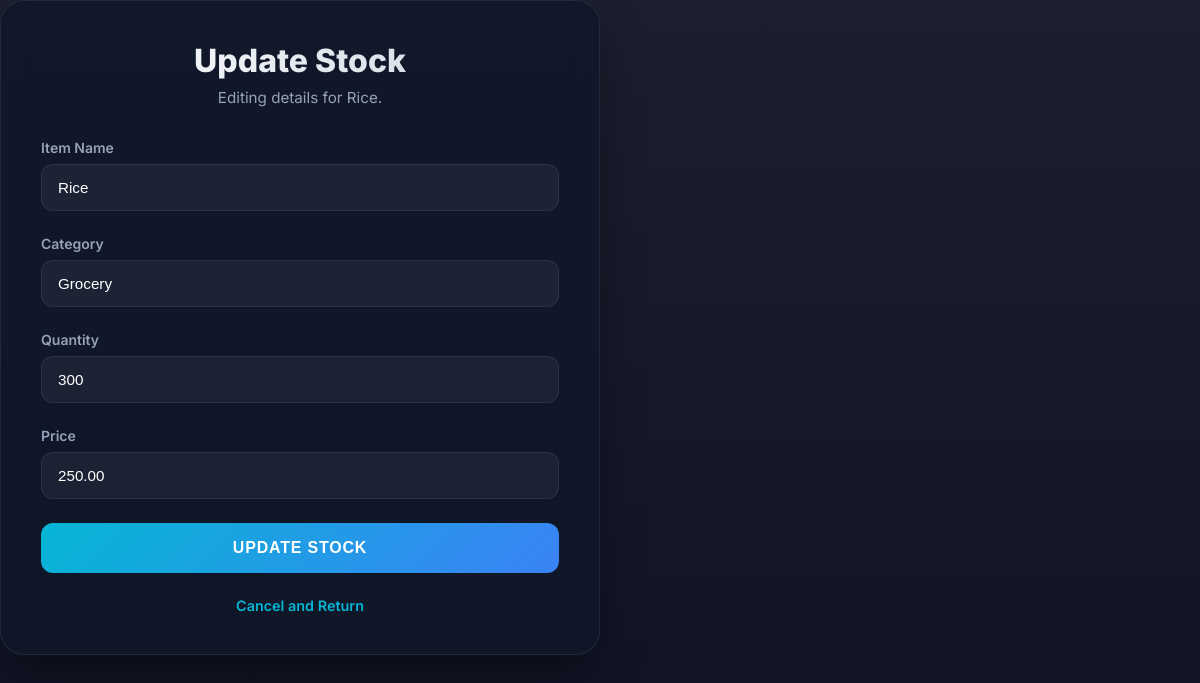
/stock/update/8/ (signed in), run on the app's committed database.
### my_app/models.py (models this page shows)
class Stock(models.Model):
    name = models.CharField(max_length=100)
    category = models.CharField(max_length=100)
    quantity = models.IntegerField(default=0)
    price = models.DecimalField(max_digits=10, decimal_places=2)
    last_updated = models.DateTimeField(auto_now=True)

### my_app/views.py (the view)
# urls.py: path('stock/update/<int:pk>/', views.update_stock, name='update_stock'),
@login_required
def update_stock(request, pk):
    stock = get_object_or_404(Stock, pk=pk)
    if request.method == 'POST':
        form = StockForm(request.POST, instance=stock)
        if form.is_valid():
            stock = form.save()
            messages.success(request, "Stock updated successfully!")
            if 0 < stock.quantity < 10:
                messages.warning(
                    request,
                    f"Note: {stock.name} is now in low stock ({stock.quantity} units)."
                )
            elif stock.quantity == 0:
                messages.error(
                    request,
                    f"Alert: {stock.name} is now out of stock!"
                )
            return redirect('dashboard')
    else:
        form = StockForm(instance=stock)
    return render(request, 'my_app/update_stock.html', {'form': form, 'stock': stock})

### my_app/forms.py
class StockForm(forms.ModelForm):
    class Meta:
        model = Stock
        fields = ['name', 'category', 'quantity', 'price']
        widgets = {
            'name': forms.TextInput(attrs={'class': 'form-control', 'placeholder': 'Item Name'}),
            'category': forms.TextInput(attrs={'class': 'form-control', 'placeholder': 'Category'}),
            'quantity': forms.NumberInput(attrs={'class': 'form-control', 'placeholder': 'Quantity'}),
            'price': forms.NumberInput(attrs={'class': 'form-control', 'placeholder': 'Price per unit'}),
        }

### my_app/templates/my_app/update_stock.html (shortened to what this page needs)
{% extends 'my_app/base.html' %}
{% block content %}
<div class="auth-container" style="max-width: 600px;">
<div class="auth-header">
<h1>Update Stock</h1>
<p>Editing details for {{ stock.name }}.</p>
</div>
<form method="post">
<div class="form-group">
<label>Item Name</label>
{{ form.name }}
</div>
<div class="form-group">
<label>Category</label>
{{ form.category }}
</div>
<div class="form-group">
<label>Quantity</label>
{{ form.quantity }}
</div>
<div class="form-group">
<label>Price</label>
{{ form.price }}
</div>
<button type="submit" class="btn">Update Stock</button>
</form>
<div class="auth-footer">
<a href="{% url 'dashboard' %}">Cancel and Return</a>
</div>
</div>
{% endblock %}

### my_app/static/my_app/css/style.css (style rules this page uses)
:root { --primary: #06b6d4; --secondary: #3b82f6; --accent: #10b981; --warning: #f59e0b; --background: #020617; --surface: rgba(15, 23, 42, 0.8); --text-primary: #f8fafc; --text-secondary: #94a3b8; --border-color: rgba(255, 255, 255, 0.08); --hover-light: rgba(255, 255, 255, 0.04); }
* { margin: 0; padding: 0; box-sizing: border-box; }
body { font-family: 'Inter', sans-serif; background: linear-gradient(rgba(2, 6, 23, 0.9), rgba(2, 6, 23, 0.95)), url('https://images.unsplash.com/photo-1586528116311-ad8dd3c8310d?auto=format&fit=crop&q=80&w=2000') !important; background-size: cover !important; background-position: center !important; background-attachment: fixed !important; color: var(--text-primary); min-height: 100vh; display: flex; flex-direction: column; }
.auth-container { background: var(--surface); padding: 2.5rem; border-radius: 1.5rem; backdrop-filter: blur(12px); border: 1px solid var(--border-color); width: 100%; max-width: 450px; box-shadow: 0 25px 50px -12px rgba(0, 0, 0, 0.5); }
.auth-header { text-align: center; margin-bottom: 2rem; }
.auth-header h1 { font-size: 2rem; font-weight: 800; margin-bottom: 0.5rem; background: linear-gradient(to right, #fff, #cbd5e1); -webkit-background-clip: text; background-clip: text; -webkit-text-fill-color: transparent; }
.auth-header p { color: var(--text-secondary); font-size: 0.95rem; }
.form-group { margin-bottom: 1.5rem; }
.form-group label { display: block; font-size: 0.875rem; font-weight: 600; margin-bottom: 0.5rem; color: var(--text-secondary); }
.form-group input { width: 100%; padding: 0.875rem 1rem; background: rgba(255, 255, 255, 0.05); border: 1px solid var(--border-color); border-radius: 0.75rem; color: white; font-size: 0.95rem; transition: all 0.3s ease; }
.btn { width: 100%; padding: 1rem; background: linear-gradient(135deg, var(--primary), var(--secondary)); color: white; border: none; border-radius: 0.75rem; font-weight: 700; font-size: 1rem; cursor: pointer; transition: all 0.3s ease; text-transform: uppercase; letter-spacing: 0.05em; }
.auth-footer { margin-top: 1.5rem; text-align: center; font-size: 0.9rem; color: var(--text-secondary); }
.auth-footer a { color: var(--primary); text-decoration: none; font-weight: 600; transition: color 0.3s; }

### my_app/templates/my_app/update_stock.html (style rules this page uses)
input { width: 100%; padding: 0.875rem 1rem; background: rgba(255, 255, 255, 0.05); border: 1px solid var(--border-color); border-radius: 0.75rem; color: white; font-size: 0.95rem; transition: all 0.3s ease; }

### data on the page
Stock: name "Rice", category "Grocery", quantity "300", price "250.00"
